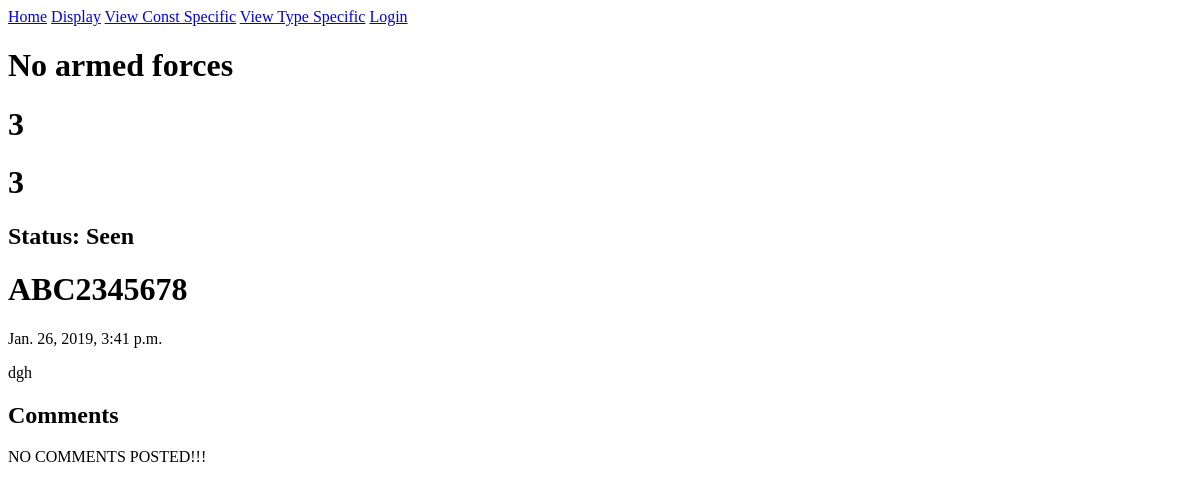
The page /complaints/details/6 on the database as committed earlier.
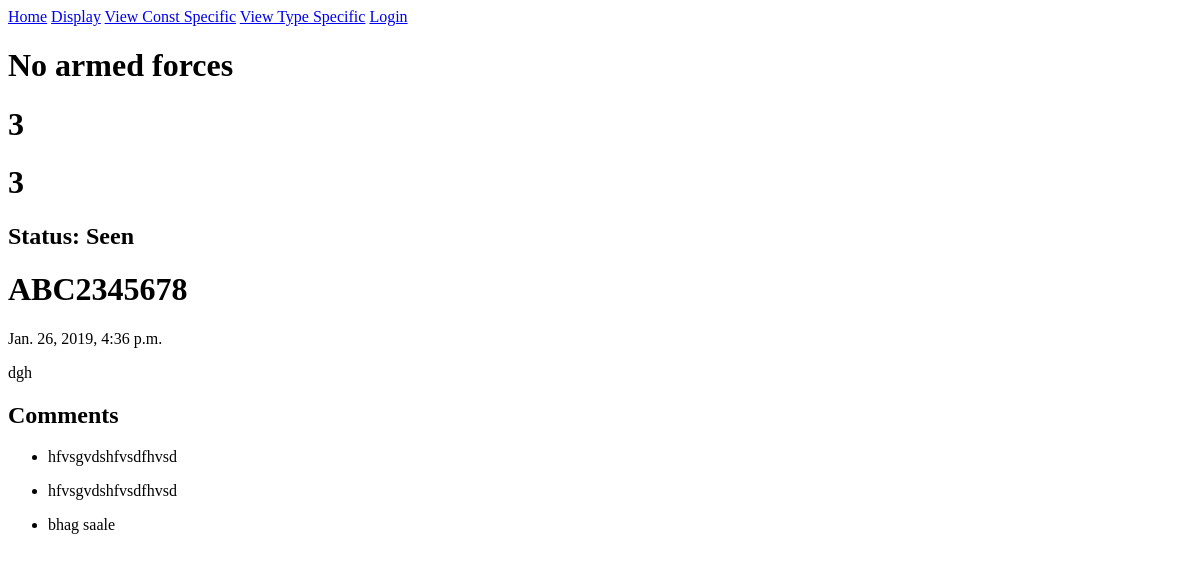
The same page on the database as committed later.
### complaints/models.py (models this page shows, shortened)
class Complaint(models.Model):
    user = models.ForeignKey(
        User, related_name='complaints', on_delete=models.CASCADE)
    COMPLAINT_CHOICES = [
        ('Booth Capturing', 'Booth Capturing'),
        ('Bogus Voting', 'Bogus Voting'),
        ('Liquor Distribution', 'Liquor Distribution'),
        ('Money Distribution', 'Money Distribution'),
        ('Over Campaigning', 'Over Campaigning'),
        ('Obstruction to voters', 'Obstruction to voters'),
        ('No armed forces', 'No armed forces'),
        ('EVM Malfunctioning', 'EVM Malfunctioning'),
    ]
    choice = models.CharField(
        max_length=50, choices=COMPLAINT_CHOICES, blank=False)
    description = models.TextField(blank=True)
    file_upload = models.FileField(
        upload_to='files', blank=True)
    file_upload1 = models.FileField(
        upload_to='files', blank=True)
    file_upload2 = models.FileField(
        upload_to='files', blank=True)
    file_upload3 = models.FileField(
        upload_to='files', blank=True)
    file_upload4 = models.FileField(
        upload_to='files', blank=True)
    file_upload5 = models.FileField(
        upload_to='files', blank=True)
    created_at = models.DateTimeField(auto_now=True)
    viewed_complaint = models.BooleanField(default=False)
    class Meta():
        ordering = ['created_at']
        unique_together = ["user", "choice"]

class Comment(models.Model):
    complaint = models.ForeignKey(
        'complaints.Complaint', related_name='comments', on_delete=models.CASCADE)
    text = models.TextField()
    created_date = models.DateTimeField(auto_now=True)

### accounts/models.py (models this page shows, shortened)
class Voter(models.Model):
    user = models.OneToOneField(User, related_name ="voter_details" ,on_delete = models.CASCADE)
    cons_no = models.PositiveIntegerField(blank = False)
    booth_no = models.PositiveIntegerField(blank = False)

### complaints/views.py (the view)
# urls.py: path('details/<int:pk>', views.ComplaintDetail.as_view(), name='single'),
class ComplaintDetail(generic.DetailView, LoginRequiredMixin):
    model = models.Complaint
    template_name = 'complaint/complaint_detail.html'

### complaints/templates/complaint/complaint_detail.html (shortened to what this page needs)
{% extends "complaint/complaint_base.html" %}
{% block complaint_content %}
<h1>{{ complaint.choice }}</h1>
<h1>{{ complaint.user.voter_details.cons_no }}</h1>
<h1>{{ complaint.user.voter_details.booth_no }}</h1>
{% if complaint.viewed_complaint == 1 %}
<h2>Status: Seen</h2>
{% else %}
<h2>Status: Unseen</h2>
{% endif %}
<h1>{{ complaint.user.username }}</h1>
<p>{{ complaint.created_at }}</p>
<p>{{ complaint.description }}</p>
<h2>Comments</h2>
{% for comment in complaint.comments.all %}
    <ul>
        <li>
            <p>{{ comment.text|safe|linebreaks }}</p>
        </li>
    </ul>
    {% empty %}
    <p>
        NO COMMENTS POSTED!!!
    </p>
{% endfor %}
{% endblock %}

Rows that differ between the two databases and show on the page:
changed Complaint "No armed forces": created_at "Jan. 26, 2019, 3:41 p.m." → "Jan. 26, 2019, 4:36 p.m."
added Comment: text "hfvsgvdshfvsdfhvsd"
added Comment: text "hfvsgvdshfvsdfhvsd"
added Comment: text "bhag saale"
Other text that changed with them:
text no longer shown: "NO COMMENTS POSTED!!!"
